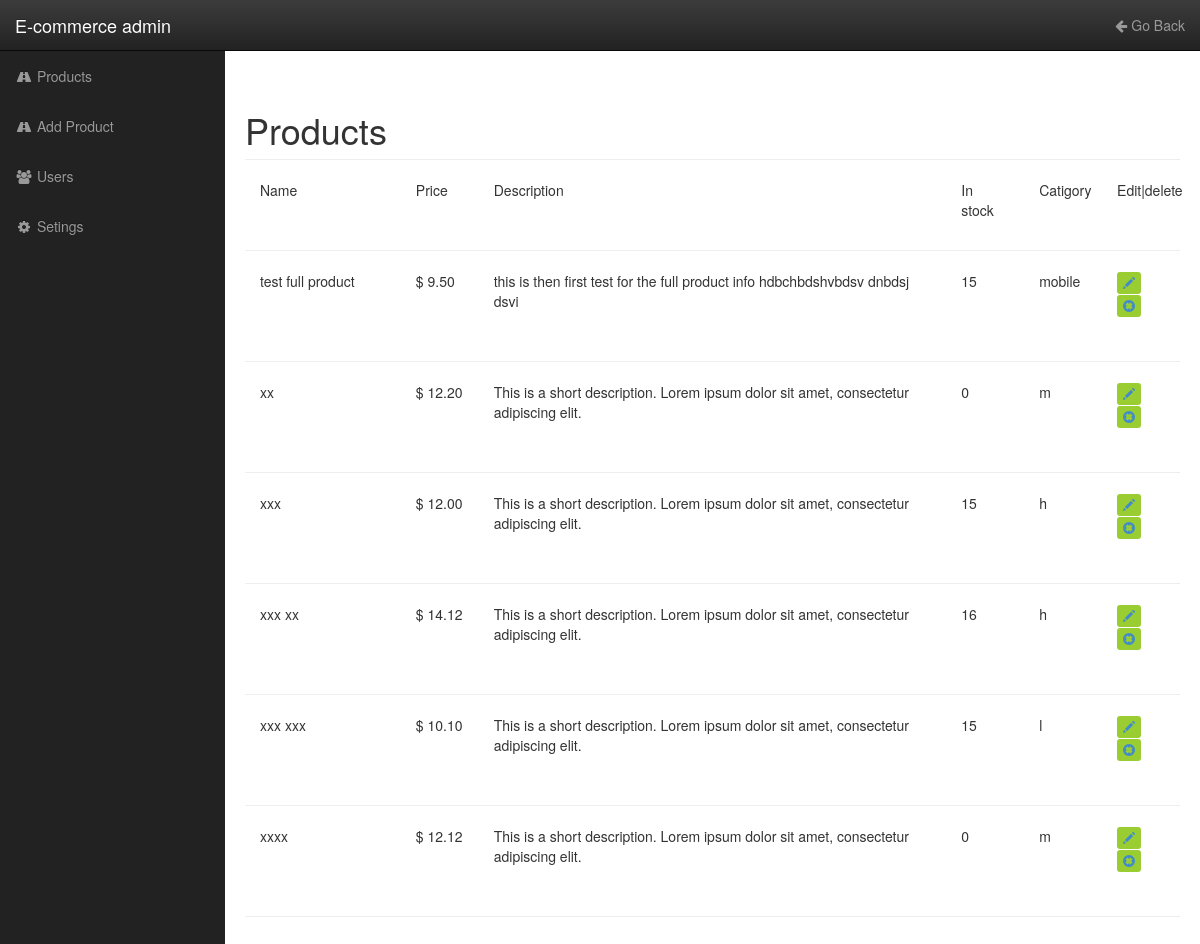
The app's page /admin/index.php with its own data.
### tables this page shows
CREATE TABLE IF NOT EXISTS `products` (
  `ID_Int` int(11) NOT NULL,
  `Name` varchar(100) NOT NULL,
  `description` varchar(250) NOT NULL,
  `price` decimal(6,2) NOT NULL,
  `cat` varchar(100) NOT NULL,
  `image` varchar(250) NOT NULL,
  `available` int(250) NOT NULL
);

### admin/includes/featured.php (the view, shortened to what this page needs)
        <div id="page-wrapper">
            <div class="container-fluid">
                <div id="page-wrapper" style="min-height: 400px;">
                    <div class="row">
                        <div class="col-lg-12">
                            <h1 class="page-header">Products</h1>
                        </div>
                    </div>
                    <div class="row">
                        <div class="col-md-12 " >
    <div class="caption">
        <div class="col-md-2">
            <p>  Name</p>
        </div>
        <div class="col-md-1">
            <p> Price</p>
        </div>
        <div class="col-md-6">
            <p>Description</p>
        </div>
        <div class="col-md-1">
            <p> In stock</p>
        </div>
        <div class="col-md-1">
            <p>Catigory</p>
        </div>
        <div class="col-md-1">
            <p>Edit|delete   </p>
        </div>
    </div>
                        </div>
                    </div>
                    <hr/>
                     <?php
    $sql="SELECT * FROM products ORDER BY name ASC";
    $query=mysql_query($sql);
    while ($row=mysql_fetch_array($query)) {
?>
                    <div class="row" >
                        <div class="col-md-12 " style="
    min-height: 35px;
">
                            <div class="caption">
                        <div class="col-md-2">
                            <p>  <?php echo $row['Name'] ?></p>
                        </div>
                         <div class="col-md-1">
                             <p> $ <?php echo $row['price'] ?></p>
                        </div>
                        <div class="col-md-6">
                            <p><?php echo $row['description'] ?></p>
                        </div>
                        <div class="col-md-1">
                           <p> <?php echo $row['available'] ?></p>
                        </div>
                         <div class="col-md-1"><p><?php echo $row['cat'] ?></p></div>
                        <div class="col-md-1">
                            <a href="index.php?edit=<?php echo $row['ID_Int']?>" class="btn btn-xs btn-main-sm"><span class="glyphicon glyphicon-pencil"></span></a>
                            <a href="index.php?delete=<?php echo $row['ID_Int']?>" class="btn btn-xs btn-main-sm"><span class="glyphicon glyphicon-remove-sign"></span></a>
                        </div>
                            </div>
                          </div>
                        </div>
<br/>
<hr/>
                        <?php
    }
?>
                    </div>
                </div>
            </div>
        </div>

### admin/includes/head.php (shortened to what this page needs)
<!doctype html>
<html>
<head>
    <link rel="stylesheet" href="../css/bootstrap.min.css">
    <link rel="stylesheet" href="../css/bootstrap-theme.css">
    <link rel="stylesheet" href="../css/style.css">
    <link href="../css/font-awesome.min.css" rel="stylesheet" type="text/css">
</head>
<body>

### admin/index.php (shortened to what this page needs)
<?php
  include 'includes/head.php';
?>
<div id="wrapper">
<?php
  include 'includes/navigation.php';
  include 'includes/featured.php';
?>
<?php
  include 'includes/footer.php';
?>

### admin/includes/navigation.php (shortened to what this page needs)
        <nav class="navbar navbar-inverse navbar-fixed-top" role="navigation">
            <div class="navbar-header">
                <a class="navbar-brand" href="#">E-commerce admin</a>
            </div>
            <ul class="nav navbar-right top-nav" style="
    float: right;
    padding: 0;
">
                <li >
                    <a href="/e-com"  ><i class="fa fa-arrow-left"></i> Go Back </a>
                </li>
            </ul>
            <div class="navbar-collapse navbar-ex1-collapse collapse" style="height: 1px;">
                <ul class="nav navbar-nav side-nav">
                    <li>
                        <a href="#"><i class="fa fa-fw fa-road"></i> Products</a>
                    </li>
                    <li>
                        <a href="#" data-toggle="modal" data-target="#details-add"><i class="fa fa-fw fa-road"></i> Add Product</a>
                    </li>
                    <li>
                        <a href="#"><i class="fa fa-fw fa-users"></i> Users</a>
                    </li>
                    <li>
                        <a href="#"><i class="fa fa-fw fa-gear"></i> Setings</a>
                    </li>
                </ul>
            </div>
        </nav>

### admin/includes/footer.php
</body>
</html>

### css/style.css (style rules this page uses)
body { margin-top: 100px; background-color: #222; }
@media (min-width:768px) { body { margin-top: 50px; } }
#wrapper { padding-left: 0; }
#page-wrapper { width: 100%; padding: 0; background-color: #fff; }
@media (min-width:768px) { #wrapper { padding-left: 225px; } }
@media (min-width:768px) { #page-wrapper { padding: 10px; } }
.top-nav { padding: 0 15px; }
.top-nav>li { display: inline-block; float: left; }
.top-nav>li>a { padding-top: 15px; padding-bottom: 15px; line-height: 20px; color: #999; }
@media (min-width:768px) { .side-nav { position: fixed; top: 51px; left: 225px; width: 225px; margin-left: -225px; border: none; border-radius: 0; overflow-y: auto; background-color: #222; bottom: 0; overflow-x: hidden; padding-bottom: 40px; } }
@media (min-width:768px) { .side-nav>li>a { width: 225px; } }
.btn-main-sm { background-color: yellowgreen; }

### records on screen
products: Name "test full product", price "9.50", description "this is then first test for the full product info hdbchbdshvbdsv dnbdsj dsvi", available "15", cat "mobile"
products: Name "xx", price "12.20", description "This is a short description. Lorem ipsum dolor sit amet, consectetur adipiscing elit.", available "0", cat "m"
products: Name "xxx", price "12.00", description "This is a short description. Lorem ipsum dolor sit amet, consectetur adipiscing elit.", available "15", cat "h"
products: Name "xxx xx", price "14.12", description "This is a short description. Lorem ipsum dolor sit amet, consectetur adipiscing elit.", available "16", cat "h"
products: Name "xxx xxx", price "10.10", description "This is a short description. Lorem ipsum dolor sit amet, consectetur adipiscing elit.", available "15", cat "l"
products: Name "xxxx", price "12.12", description "This is a short description. Lorem ipsum dolor sit amet, consectetur adipiscing elit.", available "0", cat "m"
